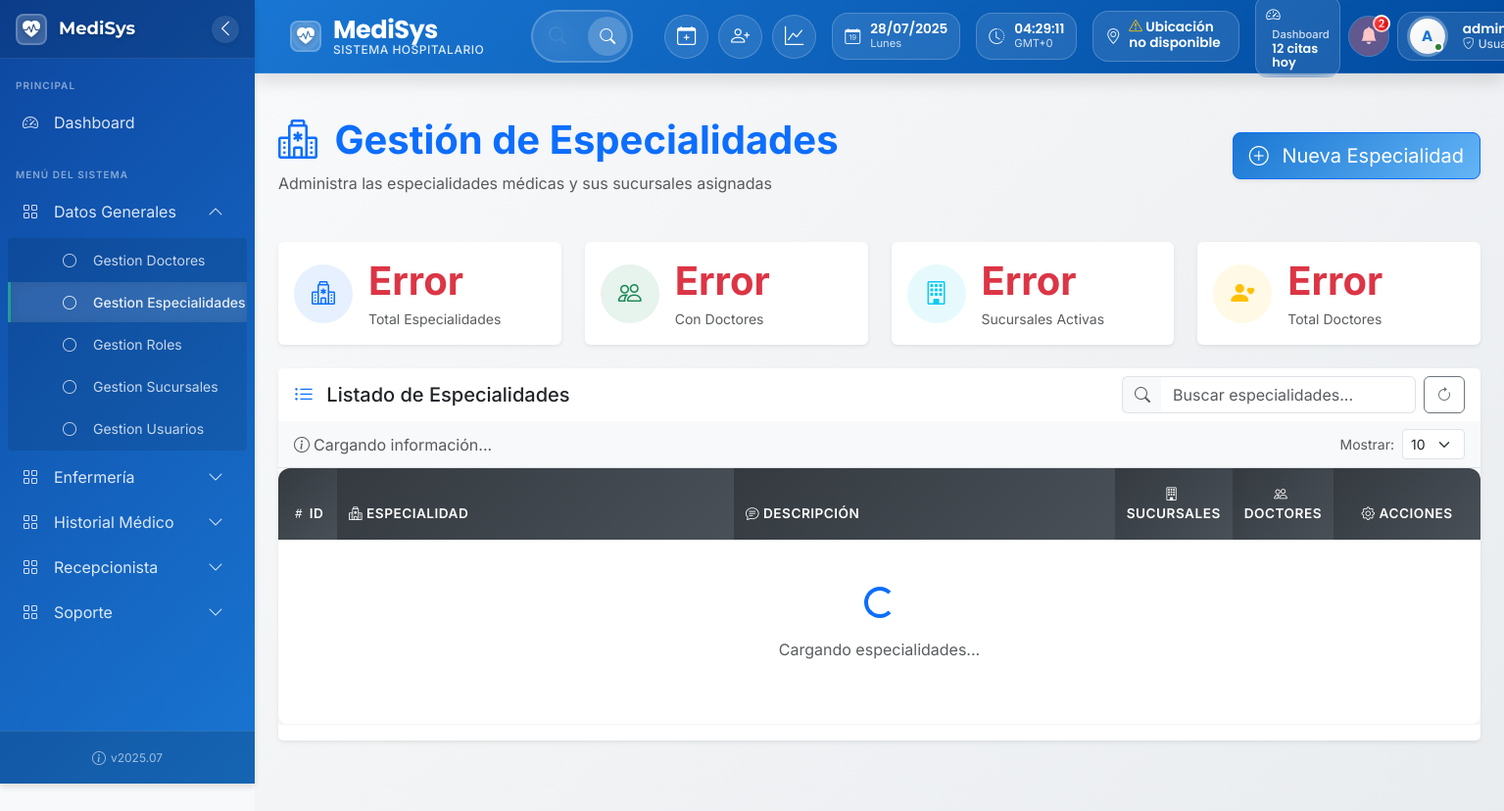
The page /vistas/gestion/gestionespecialidades.php?submenu_id=32 (signed in) on the database its author committed.
### tables this page shows
CREATE TABLE IF NOT EXISTS `submenus` (
  `id_submenu` int NOT NULL AUTO_INCREMENT,
  `id_menu` int NOT NULL,
  `nombre_submenu` varchar(100) NOT NULL,
  `url_submenu` varchar(255) NOT NULL,
  PRIMARY KEY (`id_submenu`),
  KEY `id_menu` (`id_menu`)
);

CREATE TABLE IF NOT EXISTS `menus` (
  `id_menu` int NOT NULL AUTO_INCREMENT,
  `nombre_menu` varchar(100) NOT NULL,
  PRIMARY KEY (`id_menu`)
);

### vistas/gestion/gestionespecialidades.php (the view, shortened to what the rows shown need)
<?php
if (!isset($especialidades)) {
    $controller = new EspecialidadesController();
    $controller->index();
    return;
}
?>
<!DOCTYPE html>
<html lang="es">
<head>
    <link href="https://cdn.jsdelivr.net/npm/bootstrap-icons@1.10.0/font/bootstrap-icons.css" rel="stylesheet">
    <link href="https://cdn.jsdelivr.net/npm/sweetalert2@11/dist/sweetalert2.min.css" rel="stylesheet">
    <link href="../../estilos/gestionespecialidades.css" rel="stylesheet">
</head>
<body>
    <?php include "../../navbars/header.php"; ?>
    <?php include "../../navbars/sidebar.php"; ?>
    <main class="dashboard-container">
        <div class="container-fluid p-4">
            <div class="row mb-4">
                <div class="col-12">
                    <div class="d-flex justify-content-between align-items-center mb-4">
                        <div>
                            <h1 class="fw-bold text-primary mb-2">
                                <i class="bi bi-hospital me-2"></i>
                                Gestión de Especialidades
                            </h1>
                        </div>
                    </div>
                </div>
            </div>
            <div class="row">
                <div class="col-12">
                    <div class="card border-0 shadow-sm">
                        <div class="card-body p-0">
                            <div class="table-responsive">
                                <table class="table table-hover align-middle mb-0" id="tablaEspecialidades">
                                    <thead class="table-dark">
                                        <tr>
                                            <th width="60" class="text-center">
                                                <i class="bi bi-hash me-1"></i>ID
                                            </th>
                                            <th>
                                                <i class="bi bi-hospital me-1"></i>Especialidad
                                            </th>
                                            <th>
                                                <i class="bi bi-chat-text me-1"></i>Descripción
                                            </th>
                                            <th width="120" class="text-center">
                                                <i class="bi bi-building me-1"></i>Sucursales
                                            </th>
                                            <th width="100" class="text-center">
                                                <i class="bi bi-people me-1"></i>Doctores
                                            </th>
                                            <th width="150" class="text-center">
                                                <i class="bi bi-gear me-1"></i>Acciones
                                            </th>
                                        </tr>
                                    </thead>
                                </table>
                            </div>
                        </div>
                    </div>
                </div>
            </div>
        </div>
    </main>
</body>
</html>

### navbars/sidebar.php (shortened to what the rows shown need)
<?php
require_once __DIR__ . "/../modelos/Roles.php";
$id_rol = $_SESSION['id_rol'];
$rolModel = new Roles();
$sidebar_menus = $rolModel->obtenerMenusPorRol($id_rol);
$sidebar_menuItems = [];
foreach ($sidebar_menus as $menu) {
    $menuId = $menu['id_menu'];
    if (!isset($sidebar_menuItems[$menuId])) {
        $sidebar_menuItems[$menuId] = [
            'id_menu' => $menuId,
            'nombre_menu' => $menu['nombre_menu'],
            'icono' => $menu['icono'] ?? 'bi-grid',
            'submenus' => []
        ];
    }
    if (!empty($menu['id_submenu'])) {
        $sidebar_menuItems[$menuId]['submenus'][] = [
            'id_submenu' => $menu['id_submenu'],
            'nombre_submenu' => $menu['nombre_submenu'],
            'url_submenu' => $menu['url_submenu'],
            'icono' => $menu['icono_submenu'] ?? 'bi-circle'
        ];
    }
}
$current_submenu_id = $_GET['submenu_id'] ?? null;
function sidebarSubmenuEstaActivo($submenus, $current_submenu_id) {
    foreach ($submenus as $submenu) {
        if ($submenu['id_submenu'] == $current_submenu_id) {
            return true;
        }
    }
    return false;
}
?>
<link rel="stylesheet" href="<?= BASE_URL ?>/estilos/sidebar.css">
<div id="sidebar" class="sidebar">
    <div class="sidebar-content">
        <?php if (!empty($sidebar_menuItems)): ?>
        <div class="sidebar-menu">
            <ul class="menu-items">
                <?php foreach ($sidebar_menuItems as $menu): ?>
                    <?php if (!empty($menu['submenus'])): ?>
                        <li class="menu-item has-submenu <?= sidebarSubmenuEstaActivo($menu['submenus'], $current_submenu_id) ? 'open' : '' ?>">
                            <a href="#submenu-<?= $menu['id_menu'] ?>" class="menu-link submenu-toggle" data-bs-toggle="collapse">
                                <i class="bi <?= $menu['icono'] ?>"></i>
                                <span><?= htmlspecialchars($menu['nombre_menu']) ?></span>
                                <i class="bi bi-chevron-down toggle-icon"></i>
                            </a>
                            <ul class="submenu collapse <?= sidebarSubmenuEstaActivo($menu['submenus'], $current_submenu_id) ? 'show' : '' ?>" id="submenu-<?= $menu['id_menu'] ?>">
                                <?php foreach ($menu['submenus'] as $submenu): ?>
                                    <li class="menu-item <?= ($current_submenu_id == $submenu['id_submenu']) ? 'active' : '' ?>">
                                        <a href="<?= htmlspecialchars($submenu['url_submenu']) ?>?submenu_id=<?= $submenu['id_submenu'] ?>" class="menu-link">
                                            <i class="bi <?= $submenu['icono'] ?>"></i>
                                            <span><?= htmlspecialchars($submenu['nombre_submenu']) ?></span>
                                        </a>
                                    </li>
                                <?php endforeach; ?>
                            </ul>
                        </li>
                    <?php endif; ?>
                <?php endforeach; ?>
            </ul>
        </div>
        <?php endif; ?>
    </div>
</div>

### rows shown on the page
submenus: nombre_submenu "Gestion Doctores"
submenus: nombre_submenu "Gestion Especialidades"
submenus: nombre_submenu "Gestion Roles"
submenus: nombre_submenu "Gestion Sucursales"
submenus: nombre_submenu "Gestion Usuarios"
submenus: id_menu.nombre_menu "Enfermería"
submenus: id_menu.nombre_menu "Historial Médico"
submenus: id_menu.nombre_menu "Recepcionista"

### other values the page prints
substr($nombre_usuario, 0, 1) "A"
$menu['nombre_menu'] "Datos Generales"
$menu['nombre_menu'] "Soporte"
